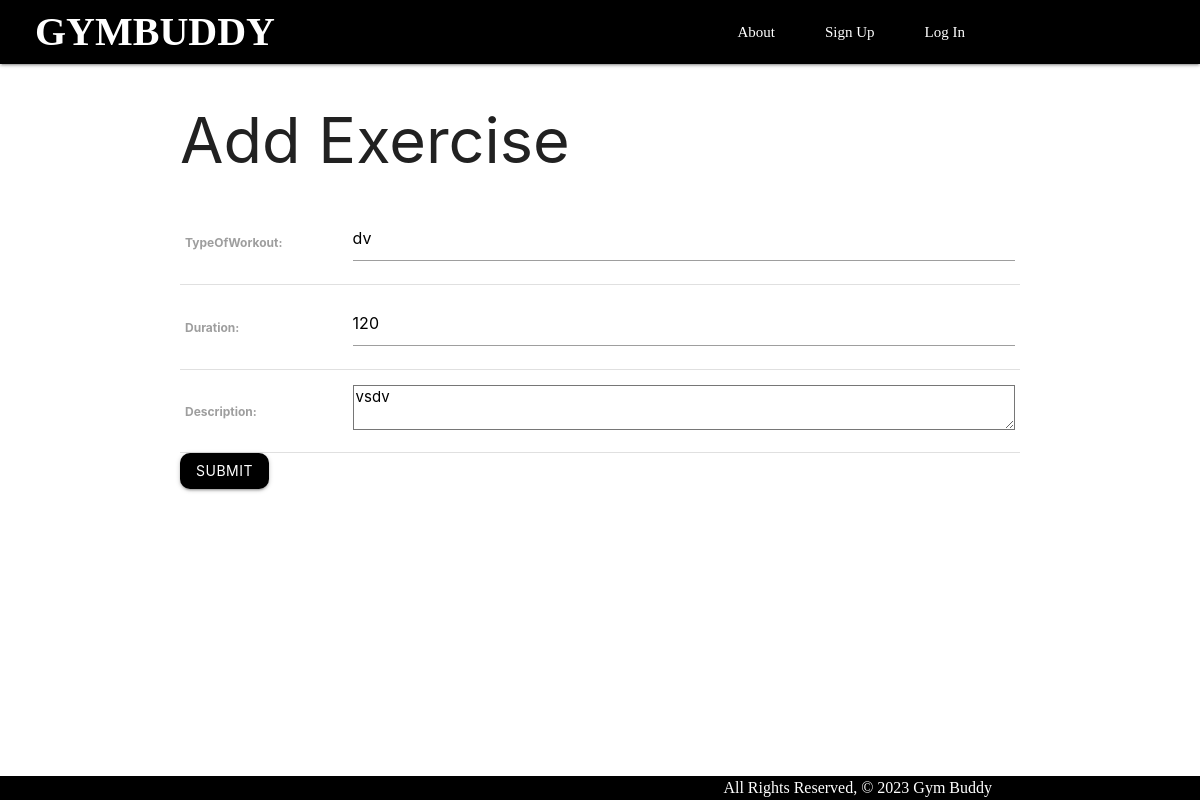
The page /exercises/1/update/ on the database its author committed.
### main_app/models.py (models this page shows, shortened)
class Exercise(models.Model):
    TypeOfWorkout = models.CharField(max_length=100)
    duration = models.IntegerField()
    description = models.TextField(max_length=250)

### main_app/views.py (the view)
# urls.py: path('exercises/<int:pk>/update/', views.ExerciseUpdate.as_view(), name='exercises_update'),
class ExerciseUpdate(UpdateView):
  model = Exercise
  fields = '__all__'

### main_app/templates/main_app/exercise_form.html (shortened to what this page needs)
{% extends 'base.html' %} {% block content %}
<h1>Add Exercise</h1>
<form action="" method="POST">
  <table>
    {{ form.as_table}}
  </table>
  <input type="submit" value="Submit" class="btn" />
</form>
{% endblock %}

### main_app/static/css/style.css (style rules this page uses)
body { display: flex; min-height: 100vh; flex-direction: column; }
.btn { background-color: black; border-radius: 10px; }

### rows shown on the page
Exercise: TypeOfWorkout "dv", duration "120", description "vsdv"
